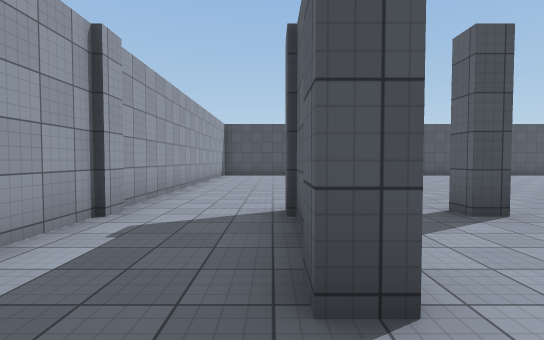
View 1 (above)

16 first-person views from a walk through a scene from a Unity 3-D project. The camera is 1.5 m above the floor, tilts 2° down and sees 85° across. Doors are open. The floor is counted in squares, 2 m on a side. Each view is taken from the middle of a square. On the plan, view 1 faces up. The plan holds only what a view shows up to about 10 squares ahead; the rest is blank. The place goes on beyond the plan. The player is left out. Some animated figures are left out. Surface patterns are stand-ins for the level's own textures.

View 2
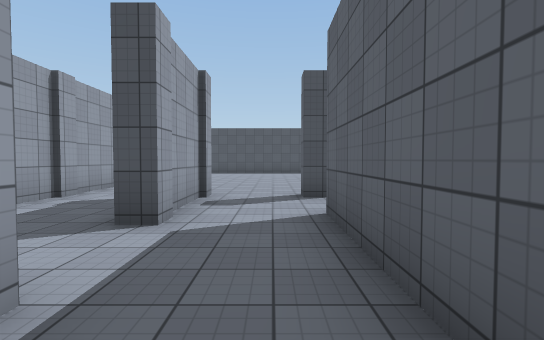

View 3
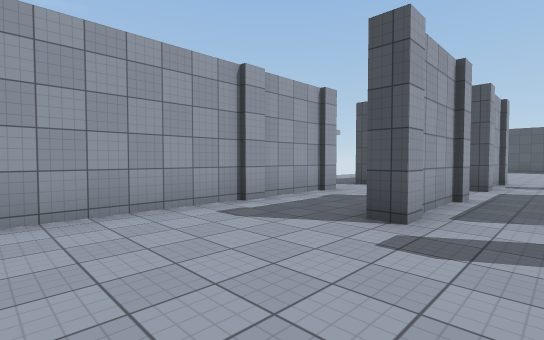

View 4
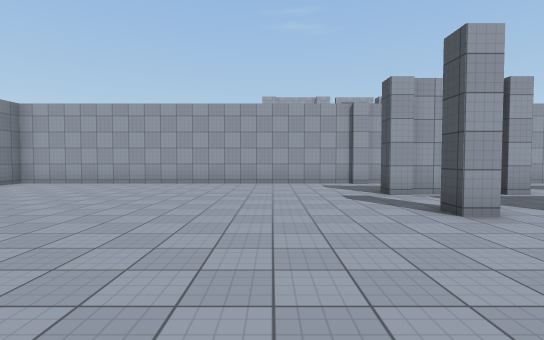

View 5
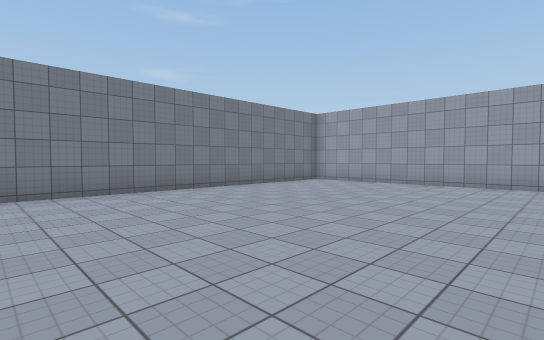

View 6
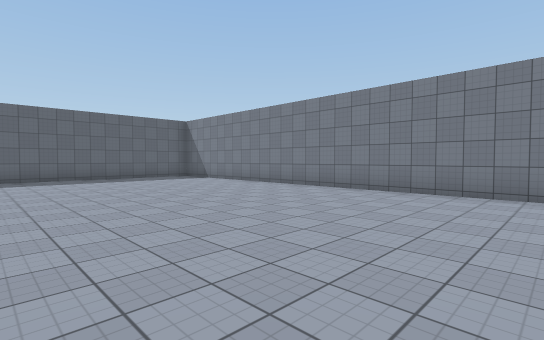

View 7
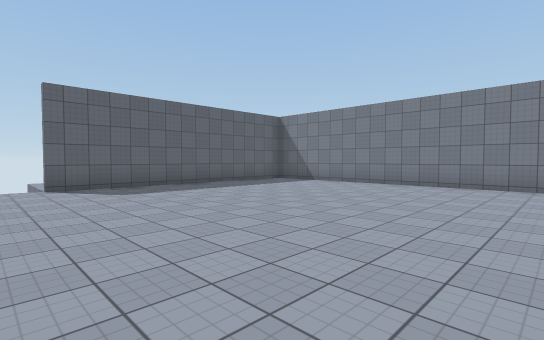

View 8
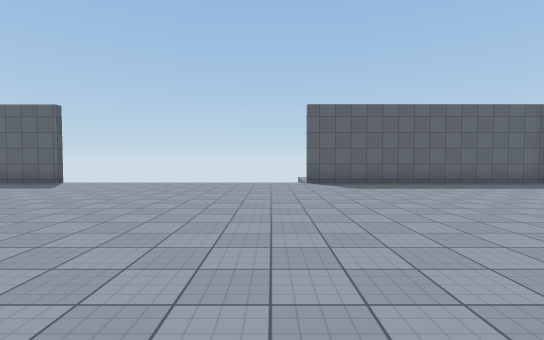

View 9
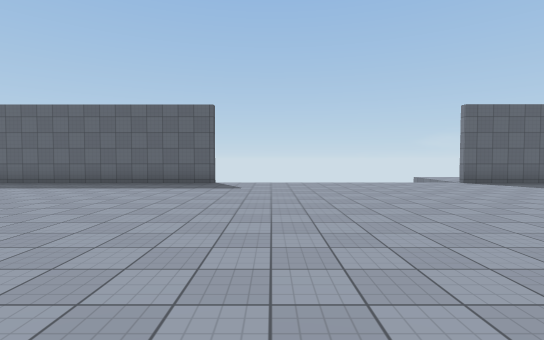

View 10
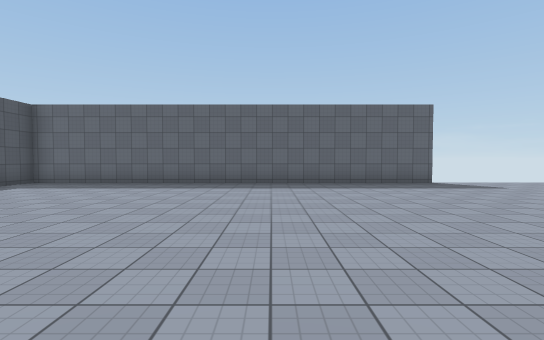

View 11
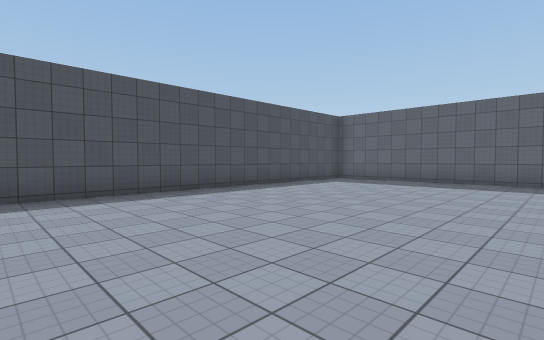

View 12
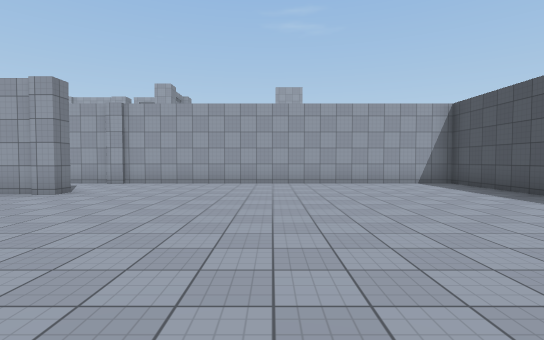

View 13
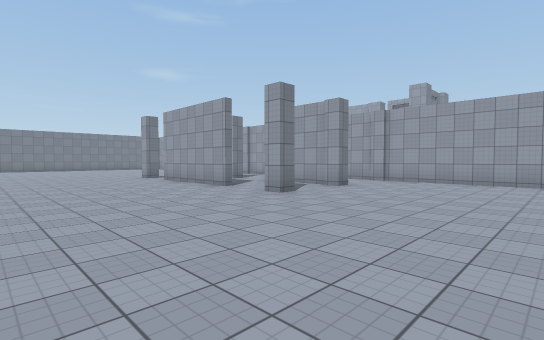

View 14
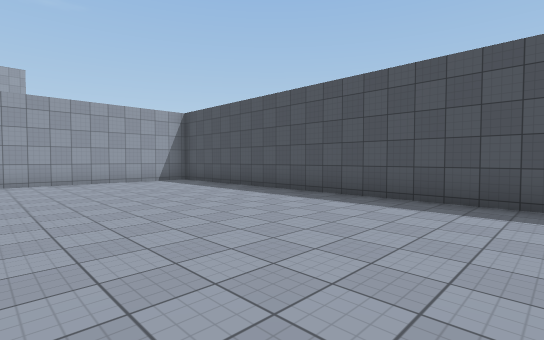

View 15
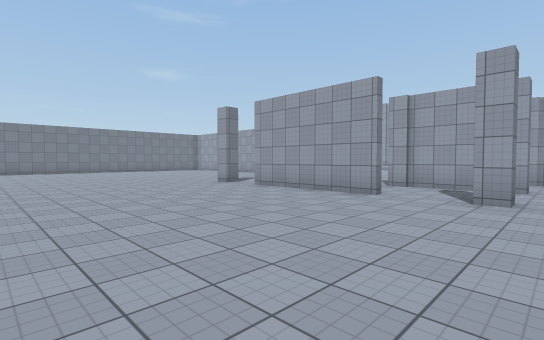

View 16
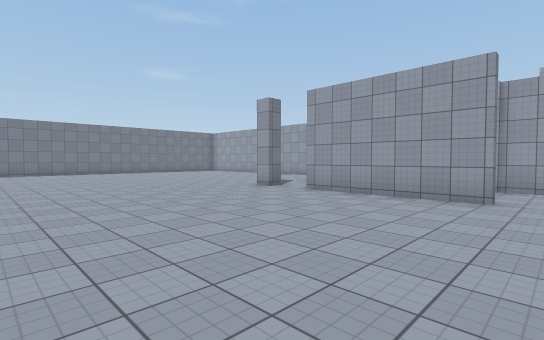

### Floor plan
Points are (right, up) in squares from view 1. A wall is a line through its corners. A room is listed if a view was taken in it or the views show most of it. See-through windows are left out.
Room 1 (view 1)
walls: (0.6, -0.4) (0.6, -1.6); (0.6, 2.6) (0.6, 1.4) (0.2, 1.4); (2.8, -1.2) (2.8, 2.1)
ways out: opening at (0, 0.5) to room 2; opening at (1.5, -1) to room 2; opening at (1.5, 2) to room 2
Room 2 (views 2, 3, 4, 5, 6, 7, 8, 9, 10, 11, 12, 13, 14, 15, 16)
walls: (3, 2.2) (3, -1.8); (3.2, 3.9) (2.8, 3.9) (2.8, 4.4) (3, 4.4) (3, 3.9); (2.6, -3) (3, -3) (3, -3.5) (2.6, -3.5); (0.2, 1.4) (0.2, 4.4) (0.6, 4.4) (0.6, 2.6); (0.6, -1.6) (0.6, -3.5) (0.1, -3.5); (17.5, 1.8) (17.5, 14.6) (16.3, 14.6); (-2.3, -0.4) (-2.3, -13.9) (14.3, -13.9); (14.6, 14.6) (-2.3, 14.6) (-2.3, 2.1); (17.5, -13.8) (17.5, -6.1)
ways out: opening at (0, 0.5) to room 1; opening at (1.5, -1) to room 1; opening at (1.5, 2) to room 1; open door at (-2.5, 0.5); gap at (18, -6); gap at (18, 2)

Positions as (right, up) in squares from view 1, and headings:
1: (0, 0), facing up
2: (2, -2), facing up
3: (2, -7), facing up-left
4: (7, -6), facing left
5: (7, -7), facing down-left
6: (5, -7), facing down-right
7: (9, -5), facing down-right
8: (8, -5), facing right
9: (8, 0), facing right
10: (8, 7), facing right
11: (7, 8), facing up-right
12: (7, 9), facing left
13: (8, 9), facing down-left
14: (8, 9), facing up-left
15: (9, 5), facing down-left
16: (9, 3), facing down-left
